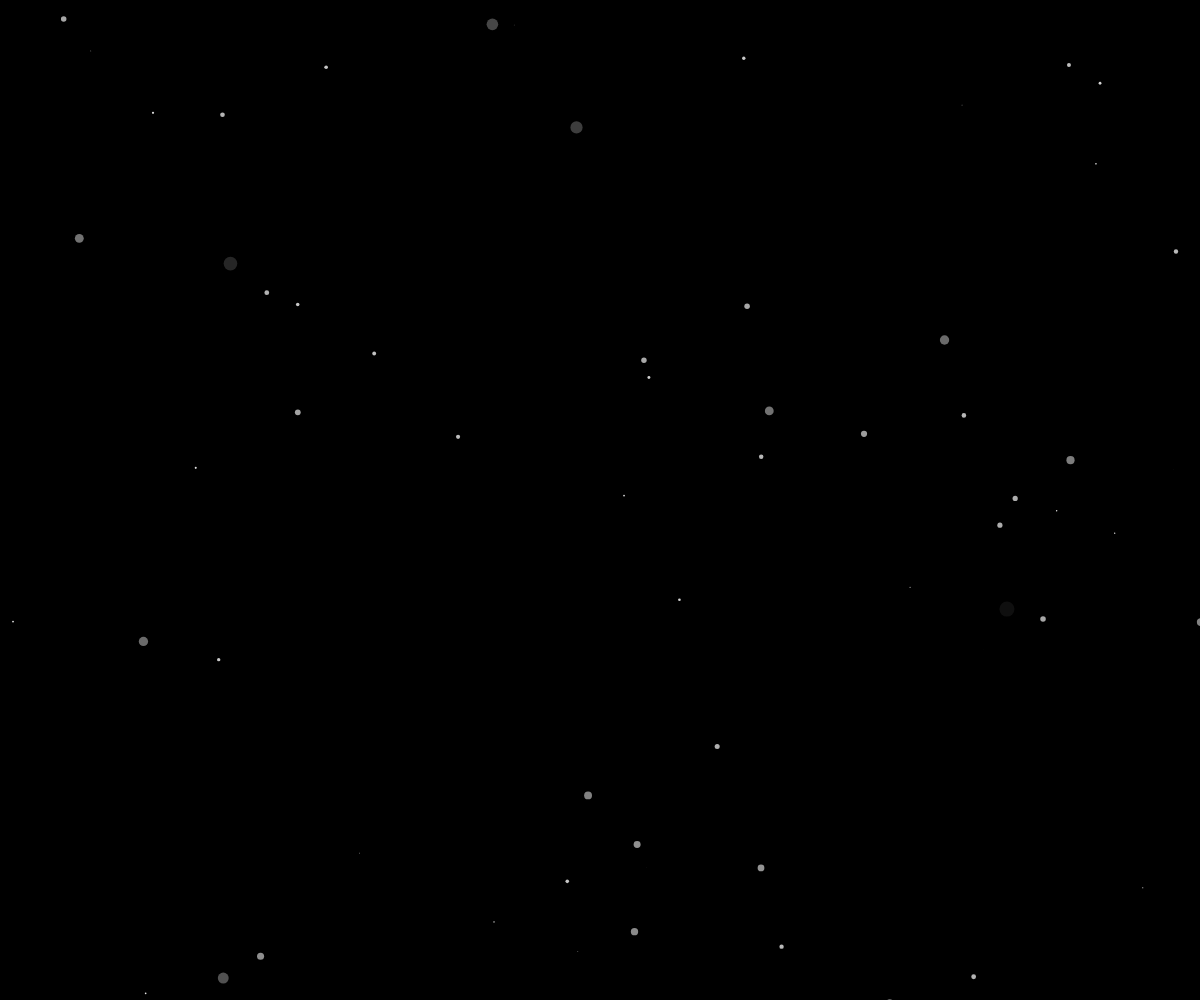
Frame 1 (no input)
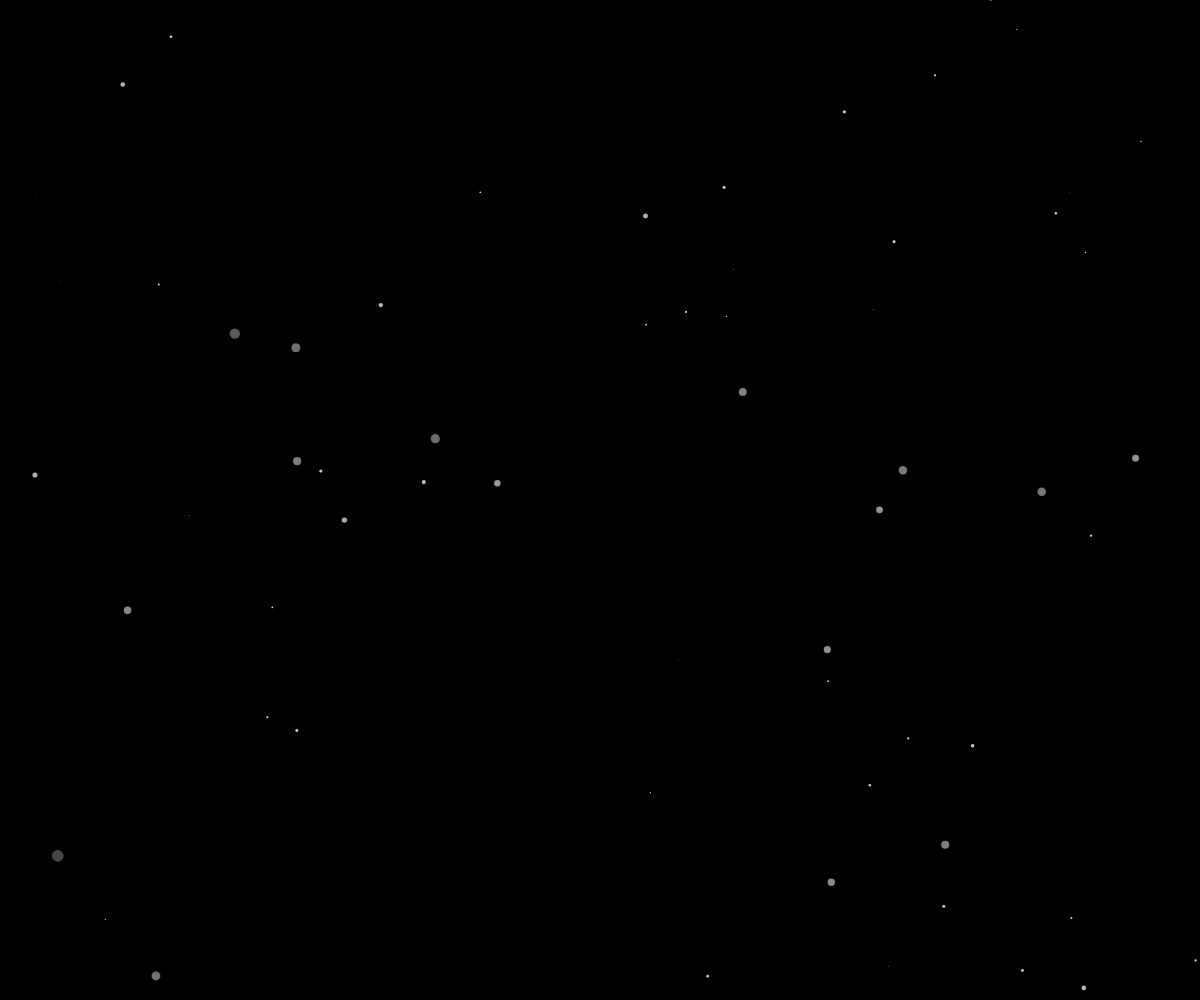
Frame 60 (no input)
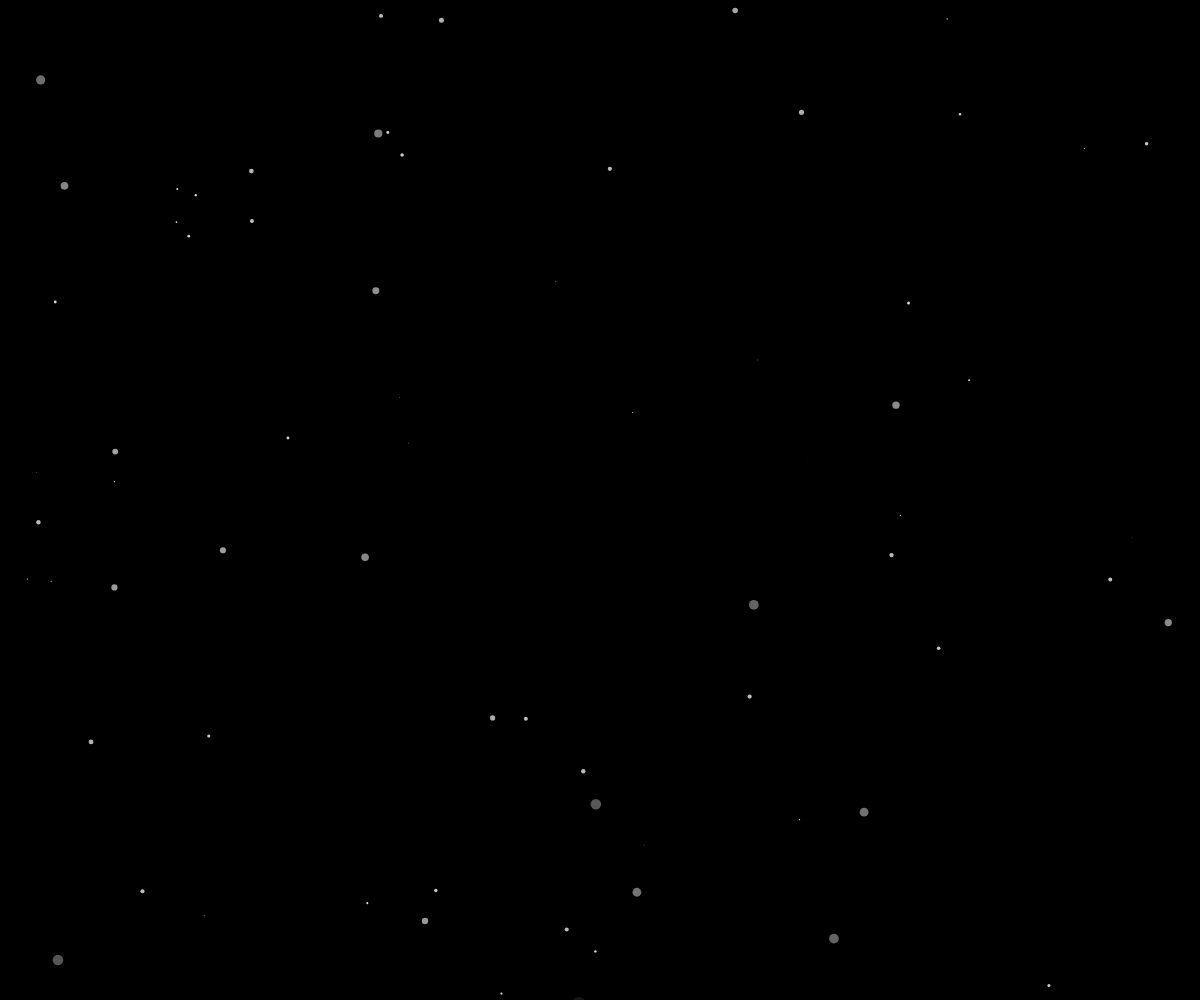
Frame 120 (the mouse pressed at the canvas centre since frame 60)

The p5.js sketch that drew these frames (run headless with seeded random() and noise() and a simulated clock; from frame 60 on, the mouse is pressed at the canvas centre):

// p5.js sketch
// ── sketch.js
var stars = [];
var snow = [];

function setup() {
  createCanvas(windowWidth, windowHeight);

	for (var i = 0; i < 500; i++) {
    stars[i] = new Star(windowWidth, windowHeight, 7);
  }

	for (var i = 0; i < 300; i++) {
    snow[i] = new Star(windowWidth, windowHeight, 3);
  }
}

function draw() {
  background(0);
  var dx = map(mouseX / 2, 0, windowWidth / 2, windowWidth / 4, 3 * windowWidth / 4)
  var dy = map(mouseY / 2, 0, windowHeight / 2, windowHeight / 4, 3 * windowHeight / 4)
	translate(dx, dy);

  for (var i = 0; i < stars.length; i++) {
    stars[i].update();
    stars[i].show();
	}
	for (var i = 0; i < snow.length; i++) {
    snow[i].update();
    snow[i].show();
  }
}

// ── Star.js
Star = function (a, b, speed) {
  this.x = random(-a, a);
  this.y = random(-b, b);
  this.z = random(a);

  this.update = function() {
    this.z = this.z - speed;
    if (this.z < 1) {
      this.z = width;
      this.x = random(-a, a);
      this.y = random(-b, b);
    }
  }

  this.show = function() {
    var sx = map(this.x / this.z, 0, 1, 0, width);
    var sy = map(this.y / this.z, 0, 1, 0, height);

    var r = map(this.z, 0, width, 16, 0);
    var col = map(this.z, 0, width, 0, 255);

    fill(col);
    noStroke();

    ellipse(sx, sy, r, r);
  }
}
